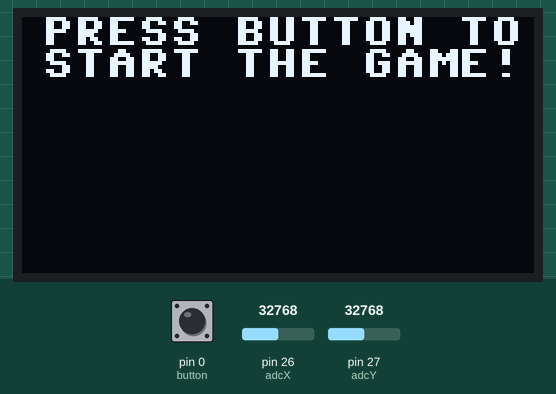
The program below on a simulated MicroPython board. Shown: 128×64 one-colour display. The test bench sets the inputs (shaded band); at power-on: pin 0 (button) HIGH, pin 26 (adcX) = 32768, pin 27 (adcY) = 32768 (analog values on the 0–65535 scale). Random numbers come from a fixed seed; what the program prints to the serial console is not drawn.

Above: at 5.0 s.
5.1 s: pin 0 (button) pulled LOW for 0.15 s
At 5.9 s:
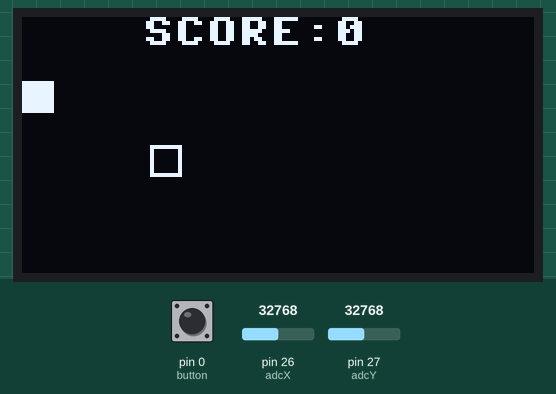
8.2 s: pin 26 (adcX) set to 45456
11.2 s: pin 26 (adcX) set to 47248
At 13.8 s:
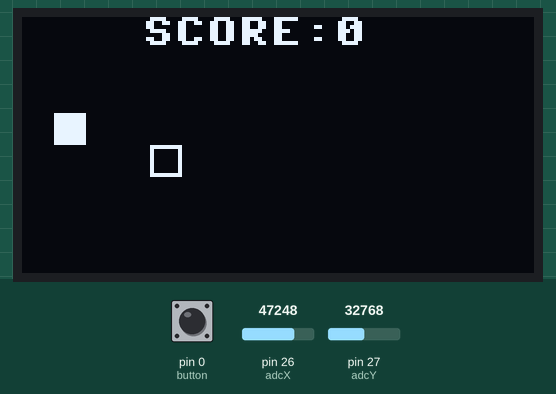
Timing chart, 0 to 15.3 s (numbered marks = the images above; inputs shaded):
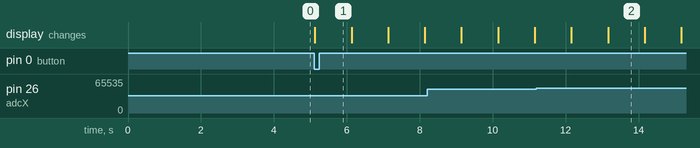

The program:

main_code.py
```python
from machine import Pin, I2C, ADC
from ssd1306 import SSD1306_I2C
import time
import random
from default_parameters import *

button = Pin(0, Pin.IN, Pin.PULL_UP)
i2c = I2C(id=1, scl=Pin(7), sda = Pin(6))
display = SSD1306_I2C(128, 64, i2c)

while (button.value()==1):

            display.fill(0)
            display.text("PRESS BUTTON TO", 5, 0, 1)
            display.text("START THE GAME!", 5, 8, 1)
            display.show()


while True:
    while (button.value()==1):

            display.fill(0)
            display.text("PRESS BUTTON!", 20, 0, 1)
            display.text("TO START THE GAME!", 20, 0, 1)
            display.show()
            time.sleep(1)

    #here
    score = 0
    body = 1
    heads_coordinates = [defaultX, defaultY]
    body_coordinates = [heads_coordinates]
    last_part = heads_coordinates
    gameOver = False
    start = False
    fruitX = 32
    fruitY = 32

    adcX = ADC(0)
    adcY = ADC(1)


    OldMin = 0
    OldMax = 65536
    NewMin = 0
    NewMax = 100

    minCord = 30
    maxCord = 70


    SPACE_SIZE = 8

    def direction(x,y,direction):
        if(x>minCord and x<maxCord and y<minCord):
            direction = "down"
        elif(x>minCord and x<maxCord and y>maxCord):
            direction = "up"
        elif(y>minCord and y<maxCord and x>maxCord):
            direction = "left"
        elif(y>minCord and y<maxCord and x<minCord):
            direction = "right"
        else:
            direction = direction
        """
        if(x>maxCord):
            if(x>minCord and x<maxCord and y>maxCord):
                direction = "up"
            elif():


        elif(x<minCord):
            if(x>minCord and x<maxCord and y<minCord):
                direction = "down"

        elif(y>maxCord):
            if(y>minCord and y<maxCord and x<minCord):
                direction = "right"

        elif(y<minCord):
            if(y>minCord and y<maxCord and x>maxCord):
                direction = "left"
        """
        return direction


    def coordinates(direction):
        occasion()

        global heads_coordinates, body_coordinates, last_part

        x_rect = heads_coordinates[0]
        y_rect = heads_coordinates[1]

        if (direction == "up"):
            y_rect+=SPACE_SIZE
        elif (direction == "down"):
            y_rect-=SPACE_SIZE
        elif (direction == "left"):
            x_rect+=SPACE_SIZE
        elif (direction == "right"):
            x_rect-=SPACE_SIZE

        if (x_rect<0):
            x_rect = GAME_WIDTH + x_rect
        elif(x_rect>GAME_WIDTH):
            x_rect = 0

        elif (y_rect<16):
            y_rect = GAME_HEIGHT + y_rect
        elif (y_rect>GAME_HEIGHT+SPACE_SIZE):
            y_rect = 0 + 16


        heads_coordinates = [x_rect, y_rect]
        body_coordinates.insert(0,heads_coordinates)
        last_part = body_coordinates[-1]
        body_coordinates.pop()


    def fruit():
        global fruitX, fruitY
        fruitX = random.randint(0,GAME_WIDTH//SPACE_SIZE)*SPACE_SIZE
        fruitY = random.randint(0,(GAME_HEIGHT-16)//SPACE_SIZE)*SPACE_SIZE+16

    def occasion():
        s = False
        global fruitX, fruitY, heads_coordinates, score, body, gameOver

        if (fruitX == heads_coordinates[0] and fruitY == heads_coordinates[1]):
            score += 1
            body += 1
            body_coordinates.append(body_coordinates[-1])
            fruit()


        for coordinate in body_coordinates[1:-1]:
            if coordinate == body_coordinates[0]:
                gameOver = True


    def draw(body_coordinates,fruitX,fruitY, score, body):
        x = body_coordinates[0][0]
        y = body_coordinates[0][1]
        display.fill(0)

        for i in body_coordinates:
            display.fill_rect(i[0], i[1], SPACE_SIZE,SPACE_SIZE, 1)

        display.text('SCORE:{score}'.format(score=score), 30, 0, 1)
        display.rect(fruitX, fruitY,SPACE_SIZE,SPACE_SIZE, 1)
        display.show()


    last_direction = default_direction


    while (gameOver==False):


        joystickX = round((((adcX.read_u16() - OldMin) * (NewMax - NewMin)) / (OldMax - OldMin)) + NewMin)
        joystickY = round((((adcY.read_u16() - OldMin) * (NewMax - NewMin)) / (OldMax - OldMin)) + NewMin)
        current_direction = direction(joystickX,joystickY,last_direction)

        print("Last direction: {last_dir}, current direction: {cur_dir}".format(last_dir = last_direction, cur_dir = current_direction))

        if (current_direction == "up" and last_direction == "down" or current_direction=="down" and last_direction=="up"):
            current_direction = last_direction

        elif (current_direction == "right" and last_direction == "left" or current_direction=="left" and last_direction=="right"):
            current_direction = last_direction


        last_time = time.ticks_ms()


        draw(body_coordinates, fruitX, fruitY, score, body)

        #print("{direction} Rects cords:{listx}".format( direction =current_direction, listx = body_coordinates ))
        coordinates(current_direction)
        last_direction = current_direction
        while (time.ticks_ms()-last_time<SPEED):
            pass


    else:
        while (button.value()==1):
            display.fill(0)
            display.text("PRESS BUTTON", 5, 0, 1)
            display.text("TO TRY AGAIN!", 5, 8, 1)
            display.show()

        else:
            gameOver = False
```

default_parameters.py
```python
default_direction = "up"
defaultX = 0
defaultY = 0+16
GAME_WIDTH = 120
GAME_HEIGHT = 48
SPEED = 1000 #miliseconds
```

Measured:
- after the input at 5.1 s, the display: changes at once (image 1)
